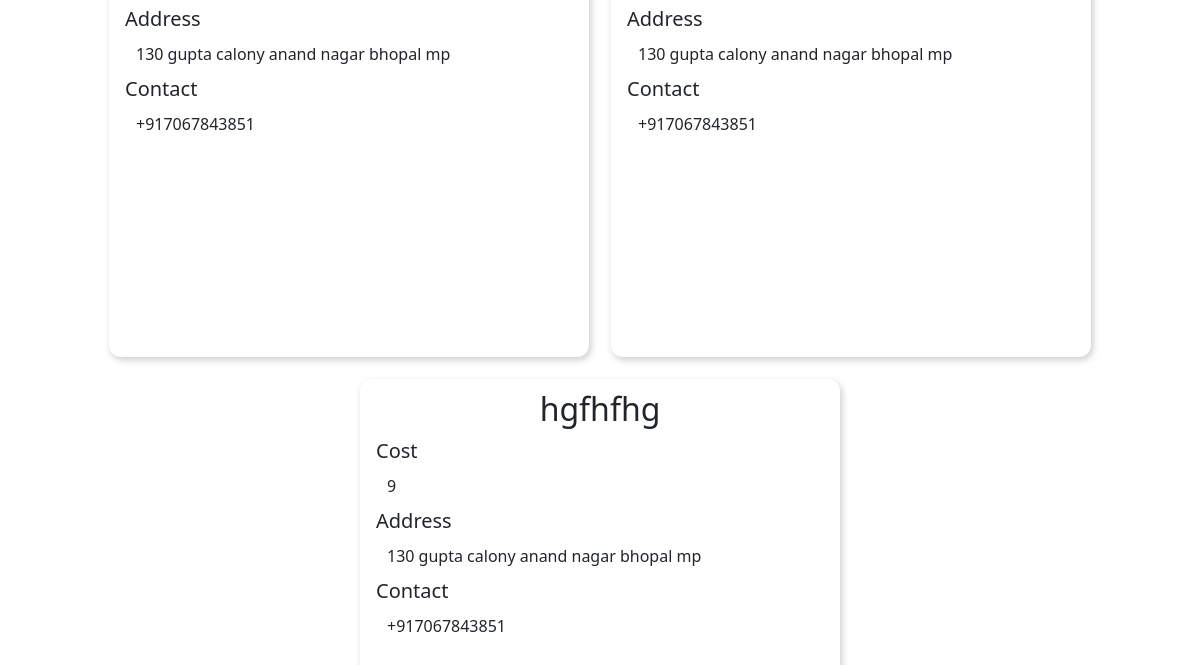
The app's page / (lower part), older data.
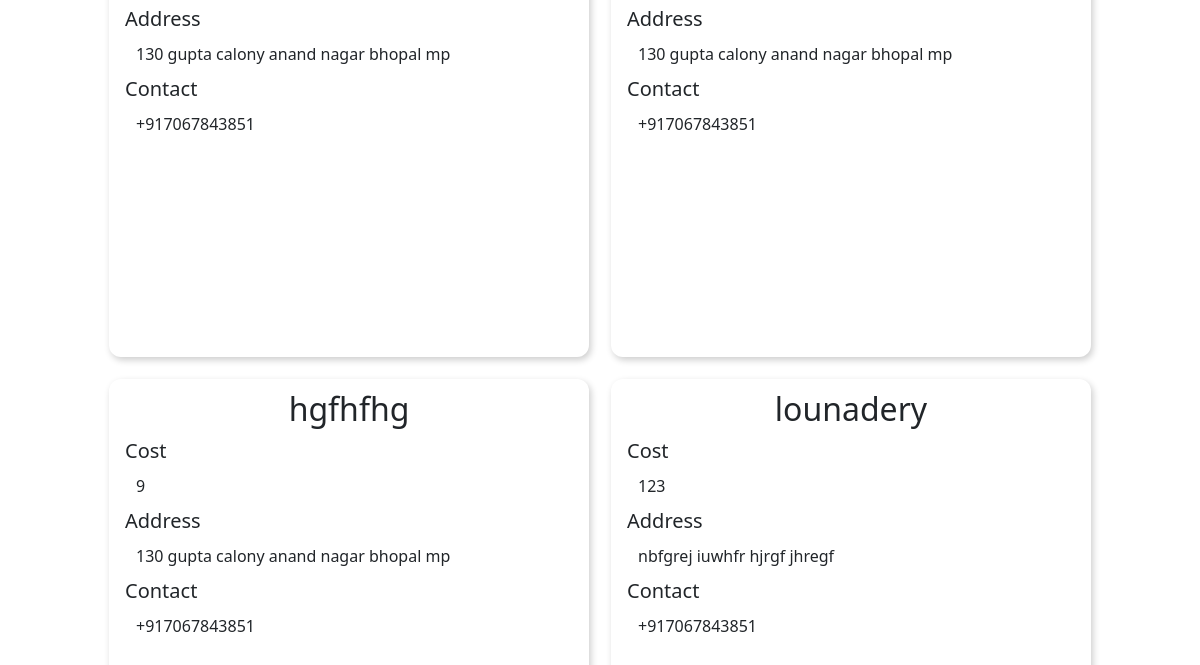
The same page, newer data.
### serviceapp/models.py (models this page shows, shortened)
class ServiceModel(models.Model):
    image = models.ImageField(upload_to=path_and_rename, null=True)
    title = models.CharField(max_length=100)
    category = models.ForeignKey(CategoryModel, on_delete=models.SET_NULL, related_name='category', null=True)
    cost = models.IntegerField()
    service_provider_name = models.CharField(max_length=100)
    contact = PhoneNumberField()
    address = models.CharField(max_length=200, null=True)

### serviceapp/views.py (the view)
# urls.py: path('', views.front_page, name='front-page'),
def front_page(request):
    services = ServiceModel.objects.all()
    return render(request, 'serviceapp/front_page.html', {
        'services': services
    })

### serviceapp/templates/serviceapp/front_page.html (shortened to what this page needs)
{% extends 'base.html' %}
{% load static %}
{% block css_linking_block %}
    <link rel="stylesheet" href="{% static 'serviceapp/include/service_card.css' %}">
{% endblock %}
{% block body %}
<div class="containe" id="contentt">
    <div class="" id="rr">
        {% for service in services %}
        <div class=" frontkaul" >
            {% include 'serviceapp/includes/service_card.html' %}
        </div>
        {% endfor %}
    </div>
</div>
{% endblock %}

### serviceapp/templates/serviceapp/includes/service_card.html (shortened to what this page needs)
<div class="database">
    <ul>
        <li>
            <h2 style="text-align: center;">{{ service.title }}</h2>
        </li>
        <h5>Cost</h5>
        <li>{{ service.cost }}</li>
        <h5>Address</h5>
        <li>{{ service.address }}</li>
        <h5>Contact</h5>
        <li>{{ service.contact }}</li>
    </ul>
</div>

Row changes from the older to the newer data that the page shows:
added ServiceModel: title "lounadery", cost "123", address "nbfgrej iuwhfr hjrgf jhregf", contact "+917067843851"
